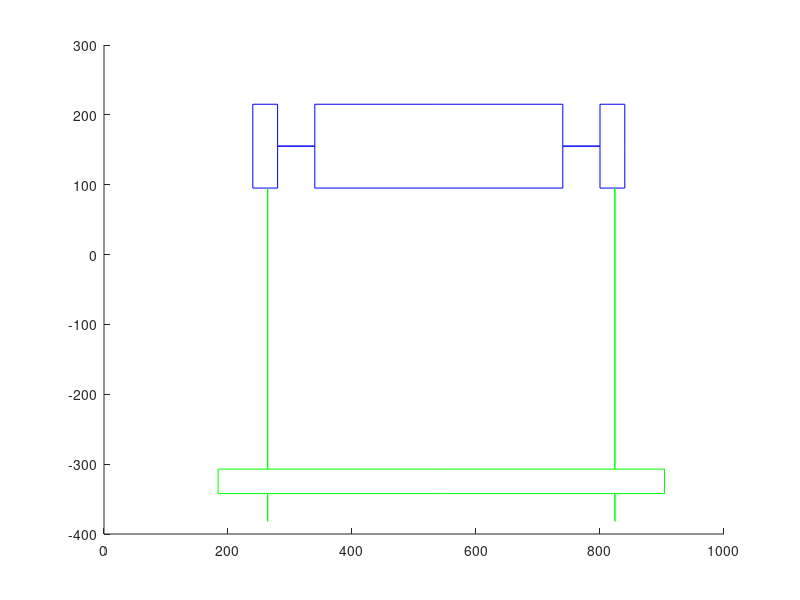

This chart was generated by the following MATLAB code: (Note: this script raises an error after producing the figure.)
%taille de la figure 
size = 1;
%position générale de la figure
offsetx = 0;
offsety = 0;



%%%%=================================tracé du solide 1==============%

%nous dessinons seulement la partie haute et droite de S1 et nous
%utilisons les symmetries
XS1= [540 740 740 800 800 840 840];
YS1= [220 220 160 160 220 220 160];


%%%%=================================tracé du solide 0*==============%

%nous dessinons seulement la partie droite de S0* et nous
%utilisons les symmetries
XS0st= [544 824 824 824 904 904 824 824 824 544];
YS0st= [648 648 343 648 648 683 683 725 683 683];


%%%%===============================tracé du solide 0===================%s

%nous dessinons seulement la partie droite de S0 et nous
%utilisons les symmetries
XS0=[545 788 788 810 828  828 788 788]+14;
XS0(1)=XS0(1)-14;
YS0=[739 739 702 702 702  780 780 739];



%=======================================Le plot====================% 
for(j=1:2900)  
    
theta = j/10;%mettre le mouvement en theta ici
    
%position de S1 relative à la figure
offsetS1x=0;
offsetS1y=10*sin(1/2*j); %mettre ici le mouvement en z

%position de S0* relative à la figure
offsetS0stx=0;
offsetS0sty=17*sin(1/8*j); %mettre ici le mouvement en lambda

%position de S0 relative à la figure
offsetS0x=0;
offsetS0y=0; 

a= 32*(10*size-10)+320;
xS1 = (XS1-offsetx-offsetS1x)*size;
yS1 = (YS1-offsety-offsetS1y)*size; 
xS1oppo= 2*(XS1(1)-offsetx-offsetS1x)*size-(XS1-offsetx-offsetS1x)*size;
yS1oppo= a-(YS1+offsety+offsetS1y)*size;




xS0st=(XS0st-offsetx-offsetS0stx)*size;
yS0st= -YS0st*size+343*size-offsety*size-offsetS0sty*size;
yS0st(3)=yS1oppo(5);
xS0stoppo = 2*(XS0st(1)-offsetx-offsetS0stx)*size-size*(XS0st-offsetx-offsetS0stx);

xS0=(XS0-offsetx-offsetS0x)*size;
yS0= -YS0*size-offsety*size-offsetS0y*size+320*size;
yS0st(8)=yS0(3);
xS0oppo = 2*(XS0(1)-offsetx-offsetS0x)*size-size*(XS0-offsetx-offsetS0x);




plot(xS1,yS1,'-b',  xS1oppo,yS1,'-b',   xS1,yS1oppo,'-b',     xS1oppo,yS1oppo,'-b',xS0st,yS0st,'-g',xS0stoppo,yS0st,'-g', xS0,yS0,'-bla',xS0oppo,yS0,'-bla' , [xS0st(2),xS0st(2)],[2*yS1(5)-yS1(5),yS0st(2)+600*size],'-g',[xS0stoppo(2),xS0stoppo(2)],[2*yS1(5)-yS1(5),yS0st(2)+600*size],'-g',[xS0st(2),xS0st(2)],[yS0(6),yS0st(2)-200*size],'-g',[xS0stoppo(2),xS0stoppo(2)],[yS0(6),yS0st(2)-200*size],'-g',[xS1(1) xS1(1)+size*324*sin(theta)],[yS1(3) yS1(3)-324*size*cos(theta)],'-r')
axis([100-offsetx 1000-offsetx -600-offsety 400-offsety]*size)

pause(0.01)
end
